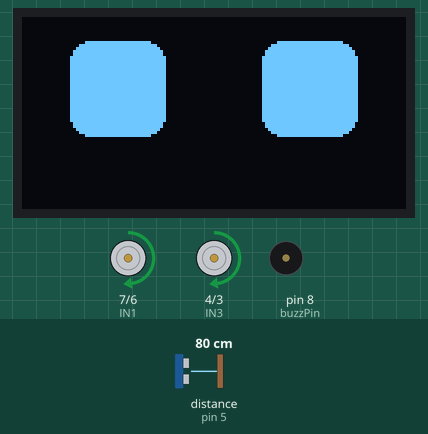
This sketch was run on a simulated Arduino Uno, built with avr-gcc and run on an emulated ATmega328P. Parts: 128×64 one-colour display, motor-driver pin pairs drawn as motors (green arrow = first pin HIGH = forward, orange = second pin HIGH = backward, longer = more drive, scaled by the enable pin), buzzer (waves = sounding). Wiring (inferred from the names in the program): ultrasonic range finder: trigger pin 2; echo pin 5. The test bench sets the inputs (shaded band); at power-on: distance to the obstacle (sensor on pin 5) 80 cm. The echo pulse lasts 58.3 µs per cm; random numbers use the default seed unless the sketch sets one; what the sketch prints to the serial monitor is not drawn.

Above: at 1.2 s.
1.3 s: distance to the obstacle (sensor on pin 5) set to 5 cm
2.8 s: distance to the obstacle (sensor on pin 5) set to 2 cm
At 3.75 s:
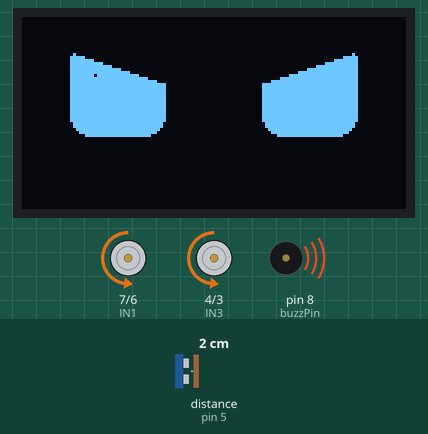
4.7 s: distance to the obstacle (sensor on pin 5) set to 4 cm
At 5.25 s:
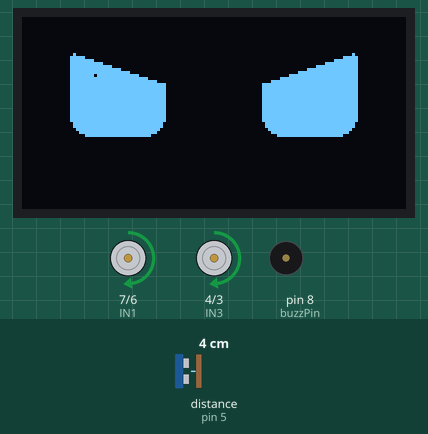
Timing chart, 0 to 7.7 s (numbered marks = the images above; inputs shaded):
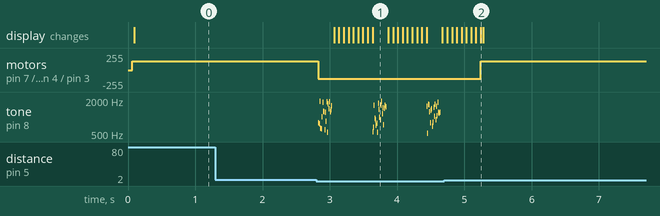

Measured:
- the behaviour switches between 4 and 3 cm on distance to the obstacle (sensor on pin 5) (found by bisection; images 0 and 1)
- after the input at 1.3 s, every drawn part: stays the same
- after the input at 2.8 s, motor on pin 7 (IN1) / pin 6 (IN2), motor on pin 4 (IN3) / pin 3 (IN4): forward 130/255 → backward 130/255 at once
- after the input at 4.7 s, motor on pin 7 (IN1) / pin 6 (IN2), motor on pin 4 (IN3) / pin 3 (IN4): backward 130/255 → forward 130/255 after 0.54 s

The sketch:

codeRobi.ino
```cpp
#include "ultraSonic.h"
#include "config.h"
#include "robot_vector.h"
#include "sounds.h"
#include "motor.h"
#include <Adafruit_GFX.h>
#include <Adafruit_SSD1306.h>
#define SCREEN_WIDTH 128 // OLED display width, in pixels
#define SCREEN_HEIGHT 64 // OLED display height, in pixels
// Declaration for an SSD1306 display connected to I2C (SDA, SCL pins)
#define OLED_RESET     -1 // Reset pin # (or -1 if sharing Arduino reset pin)


void setup(){
  // Display
  Serial.begin(9600);
  initFace();

  // Buzzer
  pinMode(buzzPin, OUTPUT);

  // Ultra
  pinMode(trigPin, OUTPUT);
  pinMode(echoPin, INPUT);

  //Display OLED

  //Motores
  pinMode(ENA, OUTPUT);
  pinMode(ENB, OUTPUT);
  pinMode(IN1, OUTPUT);
  pinMode(IN2, OUTPUT);
  pinMode(IN3, OUTPUT);
  pinMode(IN4, OUTPUT);

}

void loop(){
  // Check sensor FIRST to interrupt waiting

  float dist = medirDistancia();
  if (dist < 3.0) {
    moveBack();
    sonidoTriste(buzzPin);
    angryShake(3);
    // angryShake takes ~320ms + drawing time
  } else {
    moveForward();
    face(1);
  }
}
```

motor.cpp
```cpp
#include "config.h"


void moveForward() {
  // Speed Control (0-255)
  analogWrite(ENA, 130); // Motor A Speed
  analogWrite(ENB, 130); // Motor B Speed

  // Motor A Forward
  digitalWrite(IN1, HIGH);
  digitalWrite(IN2, LOW);

  // Motor B Forward
  digitalWrite(IN3, HIGH);
  digitalWrite(IN4, LOW);
}

void moveBack() {
  // Speed Control (0-255)
  analogWrite(ENA, 130); // Motor A Speed
  analogWrite(ENB, 130); // Motor B Speed

  // Motor A Back
  digitalWrite(IN1, LOW);
  digitalWrite(IN2, HIGH);

  // Motor B Back
  digitalWrite(IN3, LOW);
  digitalWrite(IN4, HIGH);
}
```

motor.h
```cpp
#ifndef MOTOR_H  // Esto evita que el archivo se cargue dos veces por error
#define MOTOR_H

#include <Arduino.h>

void moveForward();
void moveBack();

#endif
```

robot_vector.cpp
```cpp
#include <Wire.h>
#include <Adafruit_GFX.h>
#include <Adafruit_SSD1306.h>
#include "config.h"
#include "ultraSonic.h"
#include "sounds.h"

#define SCREEN_WIDTH 128 // OLED display width, in pixels
#define SCREEN_HEIGHT 64 // OLED display height, in pixels
// Declaration for an SSD1306 display connected to I2C (SDA, SCL pins)
#define OLED_RESET     -1 // Reset pin # (or -1 if sharing Arduino reset pin)
Adafruit_SSD1306 display(SCREEN_WIDTH, SCREEN_HEIGHT, &Wire, OLED_RESET);

#include "eyes.h"

void initFace() {
  if(!display.begin(SSD1306_SWITCHCAPVCC, 0x3C)) { // Address 0x3C for 128x32
    Serial.println(F("SSD1306 allocation failed"));
    for(;;); // Don't proceed, loop forever
  }
  display.clearDisplay();
  display.display();
}

int mood = 1;
int xp=16;

// Helper to draw eyes at specific offset/mood
void drawEyes(int xd_val, int mood_val) {
  int x1 = xd_val + (xp>16? (16+2*(xp-16)):xp);
  int x2 = 64 + xd_val + (xp<16? (-16+(xp*2))  :xp);

  display.clearDisplay();
  if (xp<6) {
          display.drawBitmap(x1, 8, peyes[mood_val][2][0], 32, 32, WHITE);
          display.drawBitmap(x2, 8, peyes[mood_val][1][1], 32, 32, WHITE);
  } else if (xp<26) {
          display.drawBitmap(x1, 8, peyes[mood_val][0][0], 32, 32, WHITE);
          display.drawBitmap(x2, 8, peyes[mood_val][0][1], 32, 32, WHITE);
  } else {
          display.drawBitmap(x1, 8, peyes[mood_val][1][0], 32, 32, WHITE);
          display.drawBitmap(x2, 8, peyes[mood_val][2][1], 32, 32, WHITE);
  }
  display.display();
}

void angryShake(int id) {
   // Fast shake animation
   for(int i=0; i<8; i++) {
      int shake = (i % 2 == 0) ? -6 : 6;
      drawEyes(shake, id);
      delay(40);
   }
   drawEyes(0, id); // Return to center
}


void face(int id) {
  int n;

  Serial.println(id);


  static int xd=0;
  static int espera=0;
  static int step=0;
  int x1,x2;

  mood=id;


  if (espera>0) {
    espera--;
    delay(1);
  } else {
    x1=   xd+ (xp>16? (16+2*(xp-16)):xp);
    x2=64+xd+ (xp<16? (-16+(xp*2))  :xp);
    switch (step){
      case 0:
       // Using helper function
       drawEyes(xd, mood);
       // ... existing random logic ...
       espera=random(250, 1000);
       n=random(0,7);
       if (n==6) {
          step=1;
       } else {
          step=2;
       }
       break;
      case 1:
       display.clearDisplay(); // Clear the display buffer
       display.drawBitmap(x1, 8, eye0, 32, 32, WHITE);
       display.drawBitmap(x2, 8, eye0, 32, 32, WHITE);
       display.display();
       espera=100;
       step=0;
       break;
      case 2:
       n=random(0,10);
       if (n<5) xd--;
       if (n>5) xd++;
       if (xd<-4) xd=-3;
       if (xd>4) xd=3;
       espera=0;
       step=0;
       break;
    }
  }

  // if (id==2) xp=(xp<=0?0:xp-1);
  // if (id==4) xp=(xp>=32?32:xp+1);


  if (id!=0) { espera=0; step=0; }

}
```

robot_vector.h
```cpp
// Sonidos.h
#ifndef ROBOT_VECTOR_H  // Esto evita que el archivo se cargue dos veces por error
#define ROBOT_VECTOR_H

#include <Arduino.h> // Importante: Necesario para usar cosas de Arduino aquí

// Aquí solo DECLARAMOS las funciones que vamos a usar fuera
void face(int n);
void initFace();
void angryShake(int id);

#endif
```

sounds.cpp
```cpp
// Sonidos.cpp
#include "Sounds.h" // Conectamos con nuestro header
#include "config.h"
// Aquí IMPLEMENTAMOS las funciones

void sonidoTriste(int pin) {
   for (int i = 0; i < 20; i++) {
      int tonoRandom = random(500, 2000);
      tone(pin, tonoRandom);
      delay(10);
    }
    noTone(pin);

}
```

sounds.h
```cpp
// Sonidos.h
#ifndef SOUNDS_H  // Esto evita que el archivo se cargue dos veces por error
#define SOUNDS_H

#include <Arduino.h> // Importante: Necesario para usar cosas de Arduino aquí

// Aquí solo DECLARAMOS las funciones que vamos a usar fuera
void sonidoTriste(int pin);

#endif
```

ultraSonic.cpp
```cpp
#include "config.h"
#include "robot_vector.h"

float durationUltra;
float distanceUltra;

float medirDistancia(){

  digitalWrite(trigPin, LOW);
  delayMicroseconds(2);
  digitalWrite(trigPin, HIGH);
  delayMicroseconds(10);
  digitalWrite(trigPin, LOW);
  durationUltra = pulseIn(echoPin, HIGH);
  distanceUltra = (durationUltra*.0343)/2;


  return distanceUltra;
}
```

ultraSonic.h
```cpp
// Sonidos.h
#ifndef ULTRASONIC_H  // Esto evita que el archivo se cargue dos veces por error
#define ULTRASONIC_H

#include <Arduino.h> // Importante: Necesario para usar cosas de Arduino aquí

// Aquí solo DECLARAMOS las funciones que vamos a usar fuera
float medirDistancia();


#endif
```

config.h
```cpp
#ifndef CONFIG_H
#define CONFIG_H

#include <Arduino.h>

const int echoPin = 5;
const int trigPin = 2;

// Buzzer
const int buzzPin = 8;
// Configuración de Ojos
#define MATRIX_PIN 11

// Face Setup

const int scl = A0;
const int sda = A1;

// Motores
// Motor A (Izquierdo)
#define ENA 9
#define IN1 7
#define IN2 6

// Motor B (Derecho)
#define ENB 10
#define IN3 4
#define IN4 3

#endif
```

Source omitted: eyes.h (31948 bytes)
